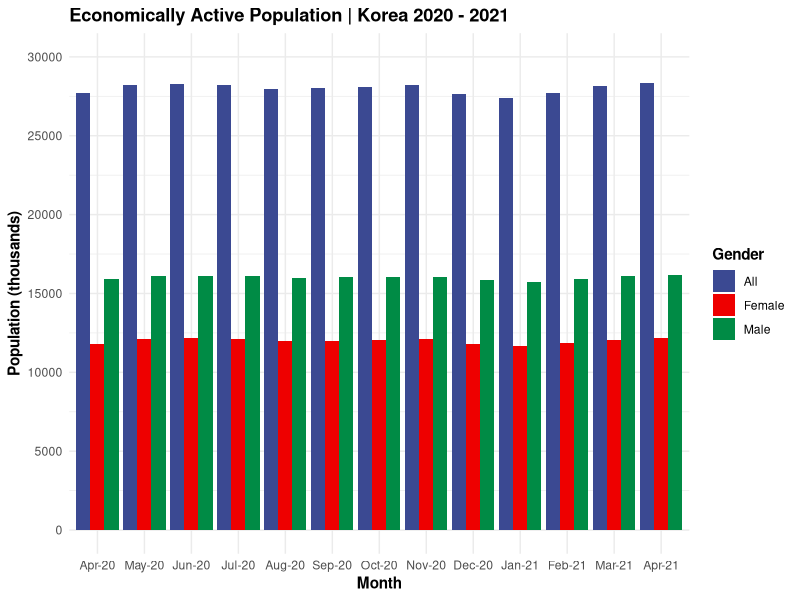
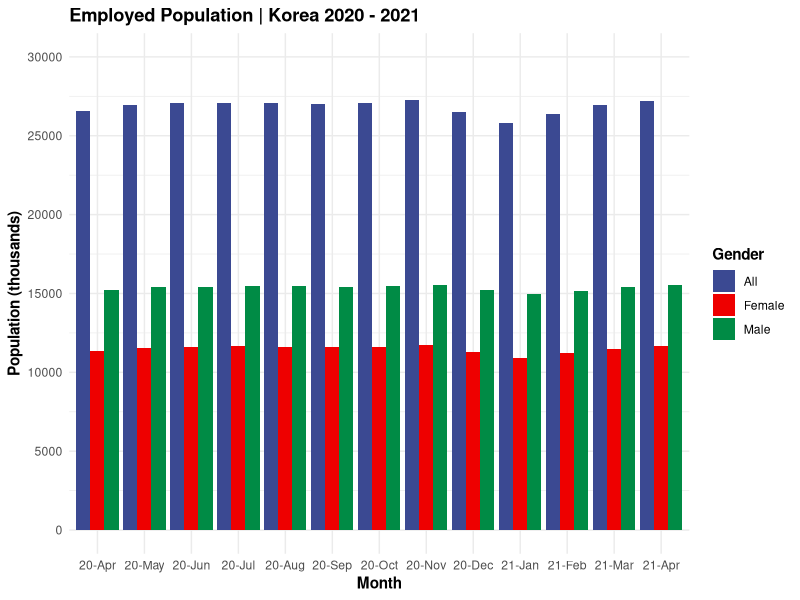
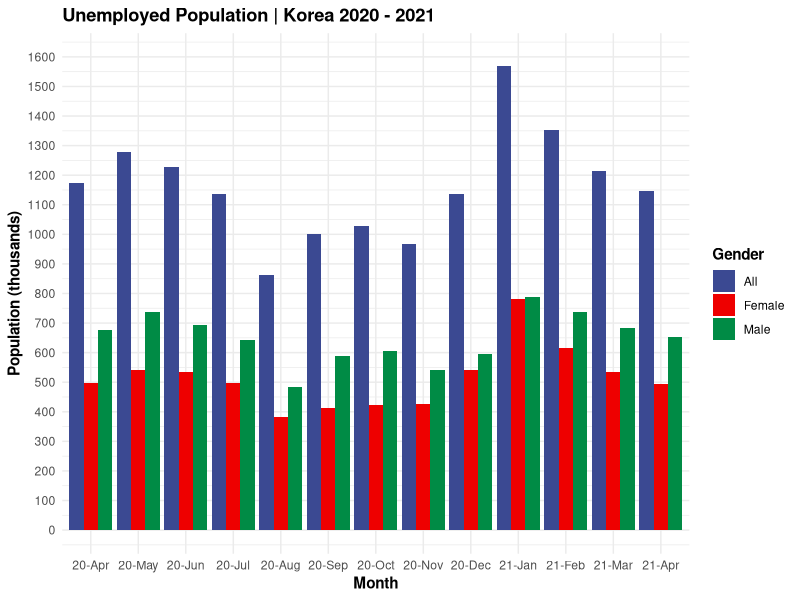

Source code (R) for these figures, in order:
## ---- chunk 1
library(ggplot2)
library(tidyr)
library(RColorBrewer)
library(ggsci)
# load econ_active
econ_active <- read.csv("econ_active.csv")
colnames(econ_active)[colnames(econ_active) == "ï..Month"] <- "Month" #change colname
econ_active
# commit x-bar to prevent alphabetical reordering
econ_active$Month <- factor(econ_active$Month, levels = econ_active$Month)
# econ_active plot
econ_active %>%
  gather("Gender", "Population", -Month) %>%
  ggplot(aes(x= Month, y = Population, fill = Gender)) +
  geom_bar(position = "dodge", stat = "identity") +
  theme_minimal() +
  labs(title = "Economically Active Population | Korea 2020 - 2021", 
       x = "Month", y = "Population (thousands)") + 
  theme(plot.title = element_text(face = "bold"),
        axis.title.x = element_text(face = "bold"),
        axis.title.y = element_text(face = "bold"),
        legend.title = element_text(face = "bold")
  ) +
  scale_fill_aaas()  + 
  scale_y_continuous(limits = c(0, 30000), breaks=seq(0, 30000, 5000))
## ---- chunk 2
# employed csv
employed <- read.csv("Employed.csv")
colnames(employed)[colnames(employed) == "ï..Month"] <- "Month" #change colname
employed
# commit x-bar to prevent alphabetical reordering
employed$Month <- factor(employed$Month, levels = employed$Month)
# econ_active plot
employed %>%
  gather("Gender", "Population", -Month) %>%
  ggplot(aes(x= Month, y = Population, fill = Gender)) +
  geom_bar(position = "dodge", stat = "identity") +
  theme_minimal() +
  labs(title = "Employed Population | Korea 2020 - 2021", 
       x = "Month", y = "Population (thousands)") + 
  theme(plot.title = element_text(face = "bold"),
        axis.title.x = element_text(face = "bold"),
        axis.title.y = element_text(face = "bold"),
        legend.title = element_text(face = "bold")
  ) +
  scale_fill_aaas()  + 
  scale_y_continuous(limits = c(0, 30000), breaks=seq(0, 30000, 5000))
## ---- chunk 3
# unemployed csv
unemployed <- read.csv("Unemployed.csv")
colnames(unemployed)[colnames(unemployed) == "ï..Month"] <- "Month" #change colname
unemployed
# commit x-bar to prevent alphabetical reordering
unemployed$Month <- factor(unemployed$Month, levels = unemployed$Month)
# econ_active plot
unemployed %>%
  gather("Gender", "Population", -Month) %>%
  ggplot(aes(x= Month, y = Population, fill = Gender)) +
  geom_bar(position = "dodge", stat = "identity") +
  theme_minimal() +
  labs(title = "Unemployed Population | Korea 2020 - 2021", 
       x = "Month", y = "Population (thousands)") + 
  theme(plot.title = element_text(face = "bold"),
        axis.title.x = element_text(face = "bold"),
        axis.title.y = element_text(face = "bold"),
        legend.title = element_text(face = "bold")
  ) + 
  scale_fill_aaas()  + 
  scale_y_continuous(limits = c(0, 1600), breaks=seq(0, 1600, 100))
